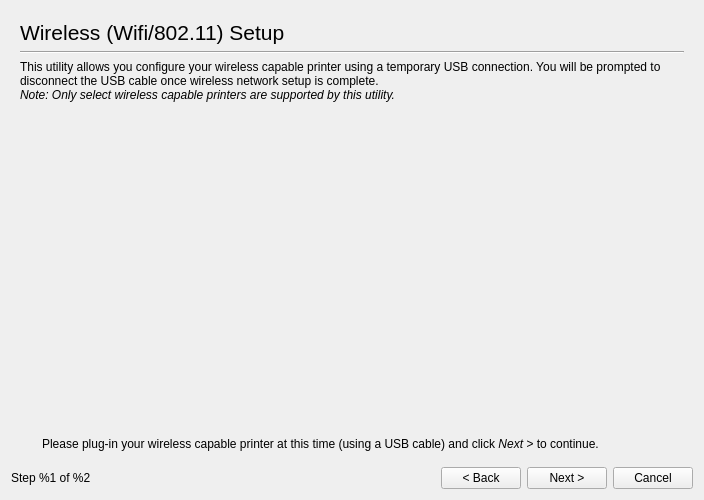
<?xml version="1.0" encoding="UTF-8"?>
<ui version="4.0">
 <class>Dialog</class>
 <widget class="QDialog" name="Dialog">
  <property name="windowModality">
   <enum>Qt::ApplicationModal</enum>
  </property>
  <property name="geometry">
   <rect>
    <x>0</x>
    <y>0</y>
    <width>700</width>
    <height>500</height>
   </rect>
  </property>
  <property name="windowTitle">
   <string>HP Device Manager - Wifi Setup</string>
  </property>
  <layout class="QGridLayout">
   <item row="0" column="0" colspan="5">
    <widget class="QStackedWidget" name="StackedWidget">
     <property name="frameShape">
      <enum>QFrame::NoFrame</enum>
     </property>
     <property name="currentIndex">
      <number>0</number>
     </property>
     <widget class="QWidget" name="DiscoveryPage">
      <layout class="QGridLayout">
       <item row="0" column="0" colspan="3">
        <widget class="QLabel" name="label">
         <property name="font">
          <font>
           <pointsize>16</pointsize>
          </font>
         </property>
         <property name="text">
          <string>Wireless (Wifi/802.11) Setup</string>
         </property>
        </widget>
       </item>
       <item row="1" column="0" colspan="3">
        <widget class="Line" name="line">
         <property name="orientation">
          <enum>Qt::Horizontal</enum>
         </property>
        </widget>
       </item>
       <item row="2" column="0" colspan="3">
        <widget class="QLabel" name="MainTitleLabel">
         <property name="text">
          <string>&lt;html&gt;&lt;head&gt;&lt;meta name=&quot;qrichtext&quot; content=&quot;1&quot; /&gt;&lt;style type=&quot;text/css&quot;&gt;
p, li { white-space: pre-wrap; }
&lt;/style&gt;&lt;/head&gt;&lt;body style=&quot; font-family:'Sans Serif'; font-size:9pt; font-weight:400; font-style:normal;&quot;&gt;
&lt;p style=&quot; margin-top:0px; margin-bottom:0px; margin-left:0px; margin-right:0px; -qt-block-indent:0; text-indent:0px;&quot;&gt;This utility allows you configure your wireless capable printer using a temporary USB connection. You will be prompted to disconnect the USB cable once wireless network setup is complete.&lt;/p&gt;
&lt;p style=&quot; margin-top:0px; margin-bottom:0px; margin-left:0px; margin-right:0px; -qt-block-indent:0; text-indent:0px;&quot;&gt;&lt;span style=&quot; font-style:italic;&quot;&gt;Note: Only select wireless capable printers are supported by this utility.&lt;/span&gt;&lt;/p&gt;&lt;/body&gt;&lt;/html&gt;</string>
         </property>
         <property name="wordWrap">
          <bool>true</bool>
         </property>
        </widget>
       </item>
       <item row="3" column="1">
        <spacer>
         <property name="orientation">
          <enum>Qt::Vertical</enum>
         </property>
         <property name="sizeHint" stdset="0">
          <size>
           <width>20</width>
           <height>40</height>
          </size>
         </property>
        </spacer>
       </item>
       <item row="4" column="0">
        <spacer>
         <property name="orientation">
          <enum>Qt::Horizontal</enum>
         </property>
         <property name="sizeHint" stdset="0">
          <size>
           <width>40</width>
           <height>20</height>
          </size>
         </property>
        </spacer>
       </item>
       <item row="4" column="1">
        <widget class="QLabel" name="Picture">
         <property name="sizePolicy">
          <sizepolicy hsizetype="Fixed" vsizetype="Fixed">
           <horstretch>0</horstretch>
           <verstretch>0</verstretch>
          </sizepolicy>
         </property>
         <property name="minimumSize">
          <size>
           <width>396</width>
           <height>128</height>
          </size>
         </property>
         <property name="maximumSize">
          <size>
           <width>396</width>
           <height>128</height>
          </size>
         </property>
         <property name="text">
          <string/>
         </property>
        </widget>
       </item>
       <item row="4" column="2">
        <spacer>
         <property name="orientation">
          <enum>Qt::Horizontal</enum>
         </property>
         <property name="sizeHint" stdset="0">
          <size>
           <width>40</width>
           <height>20</height>
          </size>
         </property>
        </spacer>
       </item>
       <item row="5" column="0" colspan="3">
        <spacer>
         <property name="orientation">
          <enum>Qt::Vertical</enum>
         </property>
         <property name="sizeHint" stdset="0">
          <size>
           <width>664</width>
           <height>61</height>
          </size>
         </property>
        </spacer>
       </item>
       <item row="6" column="0" colspan="3">
        <layout class="QHBoxLayout">
         <item>
          <widget class="QLabel" name="InfoIcon">
           <property name="sizePolicy">
            <sizepolicy hsizetype="Fixed" vsizetype="Fixed">
             <horstretch>0</horstretch>
             <verstretch>0</verstretch>
            </sizepolicy>
           </property>
           <property name="minimumSize">
            <size>
             <width>16</width>
             <height>16</height>
            </size>
           </property>
           <property name="maximumSize">
            <size>
             <width>16</width>
             <height>16</height>
            </size>
           </property>
           <property name="text">
            <string/>
           </property>
          </widget>
         </item>
         <item>
          <widget class="QLabel" name="label_14">
           <property name="text">
            <string>&lt;html&gt;&lt;head&gt;&lt;meta name=&quot;qrichtext&quot; content=&quot;1&quot; /&gt;&lt;style type=&quot;text/css&quot;&gt;
p, li { white-space: pre-wrap; }
&lt;/style&gt;&lt;/head&gt;&lt;body style=&quot; font-family:'Sans Serif'; font-size:9pt; font-weight:400; font-style:normal;&quot;&gt;
&lt;p style=&quot; margin-top:0px; margin-bottom:0px; margin-left:0px; margin-right:0px; -qt-block-indent:0; text-indent:0px;&quot;&gt;Please plug-in your wireless capable printer at this time (using a USB cable) and click&lt;span style=&quot; font-style:italic;&quot;&gt; Next &amp;gt;&lt;/span&gt; to continue.&lt;/p&gt;&lt;/body&gt;&lt;/html&gt;</string>
           </property>
           <property name="wordWrap">
            <bool>true</bool>
           </property>
          </widget>
         </item>
        </layout>
       </item>
      </layout>
     </widget>
     <widget class="QWidget" name="page_2">
      <layout class="QGridLayout">
       <item row="0" column="0" colspan="2">
        <widget class="QLabel" name="label_4">
         <property name="font">
          <font>
           <pointsize>16</pointsize>
          </font>
         </property>
         <property name="text">
          <string>Select From Discovered Wireless Capable Devices</string>
         </property>
        </widget>
       </item>
       <item row="1" column="0" colspan="3">
        <widget class="Line" name="line_2">
         <property name="orientation">
          <enum>Qt::Horizontal</enum>
         </property>
        </widget>
       </item>
       <item row="2" column="0" colspan="3">
        <widget class="QTableWidget" name="DevicesTableWidget">
         <property name="alternatingRowColors">
          <bool>true</bool>
         </property>
         <property name="selectionMode">
          <enum>QAbstractItemView::SingleSelection</enum>
         </property>
         <property name="selectionBehavior">
          <enum>QAbstractItemView::SelectRows</enum>
         </property>
         <property name="sortingEnabled">
          <bool>false</bool>
         </property>
        </widget>
       </item>
       <item row="3" column="0">
        <layout class="QHBoxLayout">
         <item>
          <widget class="QLabel" name="DevicesFoundIcon">
           <property name="sizePolicy">
            <sizepolicy hsizetype="Fixed" vsizetype="Fixed">
             <horstretch>0</horstretch>
             <verstretch>0</verstretch>
            </sizepolicy>
           </property>
           <property name="minimumSize">
            <size>
             <width>16</width>
             <height>16</height>
            </size>
           </property>
           <property name="maximumSize">
            <size>
             <width>16</width>
             <height>16</height>
            </size>
           </property>
           <property name="frameShape">
            <enum>QFrame::NoFrame</enum>
           </property>
           <property name="text">
            <string/>
           </property>
          </widget>
         </item>
         <item>
          <widget class="QLabel" name="DevicesFoundLabel">
           <property name="sizePolicy">
            <sizepolicy hsizetype="Expanding" vsizetype="Preferred">
             <horstretch>0</horstretch>
             <verstretch>0</verstretch>
            </sizepolicy>
           </property>
           <property name="text">
            <string>Found 0 wireless capable devices on the USB bus.</string>
           </property>
           <property name="wordWrap">
            <bool>true</bool>
           </property>
          </widget>
         </item>
        </layout>
       </item>
       <item row="3" column="1">
        <spacer>
         <property name="orientation">
          <enum>Qt::Horizontal</enum>
         </property>
         <property name="sizeType">
          <enum>QSizePolicy::Preferred</enum>
         </property>
         <property name="sizeHint" stdset="0">
          <size>
           <width>21</width>
           <height>28</height>
          </size>
         </property>
        </spacer>
       </item>
       <item row="3" column="2">
        <widget class="QPushButton" name="RefreshButton">
         <property name="text">
          <string>Refresh</string>
         </property>
        </widget>
       </item>
      </layout>
     </widget>
     <widget class="QWidget" name="page_3">
      <layout class="QGridLayout">
       <item row="0" column="0">
        <widget class="QLabel" name="label_5">
         <property name="font">
          <font>
           <pointsize>16</pointsize>
          </font>
         </property>
         <property name="text">
          <string>Find and Select a Wireless Network</string>
         </property>
        </widget>
       </item>
       <item row="1" column="0">
        <widget class="Line" name="line_3">
         <property name="orientation">
          <enum>Qt::Horizontal</enum>
         </property>
        </widget>
       </item>
       <item row="2" column="0">
        <widget class="QGroupBox" name="groupBox_3">
         <property name="title">
          <string>Find Wireless Network</string>
         </property>
         <layout class="QGridLayout">
          <item row="0" column="0" colspan="3">
           <widget class="QRadioButton" name="UndirectedRadioButton">
            <property name="text">
             <string>Search for wireless networks automatically</string>
            </property>
            <property name="checked">
             <bool>true</bool>
            </property>
           </widget>
          </item>
          <item row="1" column="0" colspan="2">
           <widget class="QRadioButton" name="DirectedRadioButton">
            <property name="text">
             <string>Enter the name (SSID) of a known wireless network:</string>
            </property>
           </widget>
          </item>
          <item row="1" column="2">
           <widget class="QLineEdit" name="SSIDLineEdit">
            <property name="enabled">
             <bool>false</bool>
            </property>
           </widget>
          </item>
          <item row="2" column="0">
           <widget class="QPushButton" name="SearchPushButton">
            <property name="sizePolicy">
             <sizepolicy hsizetype="Maximum" vsizetype="Fixed">
              <horstretch>0</horstretch>
              <verstretch>0</verstretch>
             </sizepolicy>
            </property>
            <property name="text">
             <string>Search</string>
            </property>
           </widget>
          </item>
          <item row="2" column="1" colspan="2">
           <spacer>
            <property name="orientation">
             <enum>Qt::Horizontal</enum>
            </property>
            <property name="sizeHint" stdset="0">
             <size>
              <width>521</width>
              <height>20</height>
             </size>
            </property>
           </spacer>
          </item>
         </layout>
        </widget>
       </item>
       <item row="3" column="0">
        <widget class="QGroupBox" name="SelectSSIDGroupBox">
         <property name="title">
          <string>Wireless Networks</string>
         </property>
         <property name="checkable">
          <bool>false</bool>
         </property>
         <layout class="QGridLayout">
          <item row="0" column="0" colspan="2">
           <spacer>
            <property name="orientation">
             <enum>Qt::Horizontal</enum>
            </property>
            <property name="sizeHint" stdset="0">
             <size>
              <width>421</width>
              <height>20</height>
             </size>
            </property>
           </spacer>
          </item>
          <item row="0" column="2">
           <widget class="QCheckBox" name="ShowExtendedCheckBox">
            <property name="sizePolicy">
             <sizepolicy hsizetype="Maximum" vsizetype="Fixed">
              <horstretch>0</horstretch>
              <verstretch>0</verstretch>
             </sizepolicy>
            </property>
            <property name="text">
             <string>Show extended information</string>
            </property>
           </widget>
          </item>
          <item row="1" column="0" colspan="3">
           <widget class="QTableWidget" name="NetworksTableWidget">
            <property name="alternatingRowColors">
             <bool>true</bool>
            </property>
            <property name="selectionMode">
             <enum>QAbstractItemView::SingleSelection</enum>
            </property>
            <property name="selectionBehavior">
             <enum>QAbstractItemView::SelectRows</enum>
            </property>
            <property name="verticalScrollMode">
             <enum>QAbstractItemView::ScrollPerItem</enum>
            </property>
            <property name="horizontalScrollMode">
             <enum>QAbstractItemView::ScrollPerPixel</enum>
            </property>
           </widget>
          </item>
          <item row="2" column="0">
           <widget class="QLabel" name="NetworksFoundIcon">
            <property name="sizePolicy">
             <sizepolicy hsizetype="Fixed" vsizetype="Fixed">
              <horstretch>0</horstretch>
              <verstretch>0</verstretch>
             </sizepolicy>
            </property>
            <property name="minimumSize">
             <size>
              <width>16</width>
              <height>16</height>
             </size>
            </property>
            <property name="maximumSize">
             <size>
              <width>16</width>
              <height>16</height>
             </size>
            </property>
            <property name="frameShape">
             <enum>QFrame::NoFrame</enum>
            </property>
            <property name="text">
             <string/>
            </property>
           </widget>
          </item>
          <item row="2" column="1" colspan="2">
           <widget class="QLabel" name="NetworksFoundLabel">
            <property name="sizePolicy">
             <sizepolicy hsizetype="Expanding" vsizetype="Preferred">
              <horstretch>1</horstretch>
              <verstretch>0</verstretch>
             </sizepolicy>
            </property>
            <property name="text">
             <string>&lt;!DOCTYPE HTML PUBLIC &quot;-//W3C//DTD HTML 4.0//EN&quot; &quot;http://www.w3.org/TR/REC-html40/strict.dtd&quot;&gt;
&lt;html&gt;&lt;head&gt;&lt;meta name=&quot;qrichtext&quot; content=&quot;1&quot; /&gt;&lt;style type=&quot;text/css&quot;&gt;
p, li { white-space: pre-wrap; }
&lt;/style&gt;&lt;/head&gt;&lt;body style=&quot; font-family:'Sans'; font-size:10pt; font-weight:400; font-style:normal;&quot;&gt;
&lt;p style=&quot; margin-top:0px; margin-bottom:0px; margin-left:0px; margin-right:0px; -qt-block-indent:0; text-indent:0px;&quot;&gt;Found %1 wireless networks. Click &lt;span style=&quot; font-style:italic;&quot;&gt;Search&lt;/span&gt; to perform another search.&lt;/p&gt;&lt;/body&gt;&lt;/html&gt;</string>
            </property>
            <property name="wordWrap">
             <bool>true</bool>
            </property>
           </widget>
          </item>
         </layout>
        </widget>
       </item>
      </layout>
     </widget>
     <widget class="QWidget" name="page_5">
      <layout class="QGridLayout">
       <item row="0" column="0" colspan="2">
        <widget class="QLabel" name="label_15">
         <property name="font">
          <font>
           <pointsize>16</pointsize>
          </font>
         </property>
         <property name="text">
          <string>Configure Wireless</string>
         </property>
        </widget>
       </item>
       <item row="1" column="0" colspan="2">
        <widget class="Line" name="line_4">
         <property name="orientation">
          <enum>Qt::Horizontal</enum>
         </property>
        </widget>
       </item>
       <item row="2" column="0" colspan="2">
        <layout class="QHBoxLayout">
         <item>
          <widget class="QLabel" name="label_3">
           <property name="text">
            <string>&lt;!DOCTYPE HTML PUBLIC &quot;-//W3C//DTD HTML 4.0//EN&quot; &quot;http://www.w3.org/TR/REC-html40/strict.dtd&quot;&gt;
&lt;html&gt;&lt;head&gt;&lt;meta name=&quot;qrichtext&quot; content=&quot;1&quot; /&gt;&lt;style type=&quot;text/css&quot;&gt;
p, li { white-space: pre-wrap; }
&lt;/style&gt;&lt;/head&gt;&lt;body style=&quot; font-family:'Sans'; font-size:10pt; font-weight:400; font-style:normal;&quot;&gt;
&lt;p style=&quot; margin-top:0px; margin-bottom:0px; margin-left:0px; margin-right:0px; -qt-block-indent:0; text-indent:0px;&quot;&gt;&lt;span style=&quot; font-family:'Sans Serif';&quot;&gt;Wireless Network Name (SSID):&lt;/span&gt;&lt;/p&gt;&lt;/body&gt;&lt;/html&gt;</string>
           </property>
          </widget>
         </item>
         <item>
          <widget class="QLabel" name="SSIDLabel">
           <property name="sizePolicy">
            <sizepolicy hsizetype="Preferred" vsizetype="Preferred">
             <horstretch>1</horstretch>
             <verstretch>0</verstretch>
            </sizepolicy>
           </property>
           <property name="text">
            <string>&lt;!DOCTYPE HTML PUBLIC &quot;-//W3C//DTD HTML 4.0//EN&quot; &quot;http://www.w3.org/TR/REC-html40/strict.dtd&quot;&gt;
&lt;html&gt;&lt;head&gt;&lt;meta name=&quot;qrichtext&quot; content=&quot;1&quot; /&gt;&lt;style type=&quot;text/css&quot;&gt;
p, li { white-space: pre-wrap; }
&lt;/style&gt;&lt;/head&gt;&lt;body style=&quot; font-family:'Sans'; font-size:10pt; font-weight:400; font-style:normal;&quot;&gt;
&lt;p style=&quot; margin-top:0px; margin-bottom:0px; margin-left:0px; margin-right:0px; -qt-block-indent:0; text-indent:0px;&quot;&gt;&lt;span style=&quot; font-family:'Sans Serif';&quot;&gt;(unknown)&lt;/span&gt;&lt;/p&gt;&lt;/body&gt;&lt;/html&gt;</string>
           </property>
          </widget>
         </item>
         <item>
          <widget class="QLabel" name="StrengthIcon">
           <property name="sizePolicy">
            <sizepolicy hsizetype="Fixed" vsizetype="Fixed">
             <horstretch>0</horstretch>
             <verstretch>0</verstretch>
            </sizepolicy>
           </property>
           <property name="minimumSize">
            <size>
             <width>34</width>
             <height>20</height>
            </size>
           </property>
           <property name="maximumSize">
            <size>
             <width>34</width>
             <height>20</height>
            </size>
           </property>
           <property name="text">
            <string/>
           </property>
          </widget>
         </item>
        </layout>
       </item>
       <item row="3" column="1">
        <spacer>
         <property name="orientation">
          <enum>Qt::Vertical</enum>
         </property>
         <property name="sizeHint" stdset="0">
          <size>
           <width>20</width>
           <height>40</height>
          </size>
         </property>
        </spacer>
       </item>
       <item row="4" column="0" colspan="2">
        <widget class="QGroupBox" name="groupBox">
         <property name="title">
          <string>Wireless Security Type</string>
         </property>
         <layout class="QGridLayout">
          <item row="0" column="0">
           <widget class="ReadOnlyRadioButton" name="WEPRadioButton">
            <property name="text">
             <string>WEP (Wired Equivalent Privacy)</string>
            </property>
           </widget>
          </item>
          <item row="1" column="0">
           <widget class="ReadOnlyRadioButton" name="WPARadioButton">
            <property name="text">
             <string>WPA (Wi-Fi Protected Access)</string>
            </property>
           </widget>
          </item>
         </layout>
        </widget>
       </item>
       <item row="5" column="0" colspan="2">
        <widget class="QGroupBox" name="groupBox_2">
         <property name="title">
          <string>Wireless Security Key</string>
         </property>
         <layout class="QGridLayout">
          <item row="0" column="0">
           <widget class="QLabel" name="label_6">
            <property name="text">
             <string>Key:</string>
            </property>
           </widget>
          </item>
          <item row="0" column="1">
           <widget class="QLineEdit" name="KeyLineEdit">
            <property name="sizePolicy">
             <sizepolicy hsizetype="Expanding" vsizetype="Fixed">
              <horstretch>0</horstretch>
              <verstretch>0</verstretch>
             </sizepolicy>
            </property>
           </widget>
          </item>
          <item row="0" column="2">
           <widget class="QLabel" name="KeysIcon">
            <property name="sizePolicy">
             <sizepolicy hsizetype="Fixed" vsizetype="Fixed">
              <horstretch>0</horstretch>
              <verstretch>0</verstretch>
             </sizepolicy>
            </property>
            <property name="minimumSize">
             <size>
              <width>32</width>
              <height>32</height>
             </size>
            </property>
            <property name="maximumSize">
             <size>
              <width>32</width>
              <height>32</height>
             </size>
            </property>
            <property name="frameShape">
             <enum>QFrame::NoFrame</enum>
            </property>
            <property name="text">
             <string/>
            </property>
           </widget>
          </item>
          <item row="1" column="1" colspan="2">
           <widget class="QCheckBox" name="ShowKeyCheckBox">
            <property name="text">
             <string>Show key</string>
            </property>
           </widget>
          </item>
         </layout>
        </widget>
       </item>
       <item row="6" column="1">
        <spacer>
         <property name="orientation">
          <enum>Qt::Vertical</enum>
         </property>
         <property name="sizeHint" stdset="0">
          <size>
           <width>638</width>
           <height>81</height>
          </size>
         </property>
        </spacer>
       </item>
       <item row="7" column="0">
        <widget class="QLabel" name="ConfigureIcon">
         <property name="sizePolicy">
          <sizepolicy hsizetype="Fixed" vsizetype="Fixed">
           <horstretch>0</horstretch>
           <verstretch>0</verstretch>
          </sizepolicy>
         </property>
         <property name="minimumSize">
          <size>
           <width>16</width>
           <height>16</height>
          </size>
         </property>
         <property name="maximumSize">
          <size>
           <width>16</width>
           <height>16</height>
          </size>
         </property>
         <property name="text">
          <string/>
         </property>
        </widget>
       </item>
       <item row="7" column="1">
        <widget class="QLabel" name="label_7">
         <property name="text">
          <string>&lt;!DOCTYPE HTML PUBLIC &quot;-//W3C//DTD HTML 4.0//EN&quot; &quot;http://www.w3.org/TR/REC-html40/strict.dtd&quot;&gt;
&lt;html&gt;&lt;head&gt;&lt;meta name=&quot;qrichtext&quot; content=&quot;1&quot; /&gt;&lt;style type=&quot;text/css&quot;&gt;
p, li { white-space: pre-wrap; }
&lt;/style&gt;&lt;/head&gt;&lt;body style=&quot; font-family:'Sans'; font-size:10pt; font-weight:400; font-style:normal;&quot;&gt;
&lt;p style=&quot; margin-top:0px; margin-bottom:0px; margin-left:0px; margin-right:0px; -qt-block-indent:0; text-indent:0px;&quot;&gt;&lt;span style=&quot; font-family:'Sans Serif'; font-size:9pt;&quot;&gt;Enter the security key for the network, and click &lt;/span&gt;&lt;span style=&quot; font-family:'Sans Serif'; font-size:9pt; font-style:italic;&quot;&gt;Connect&lt;/span&gt;&lt;span style=&quot; font-family:'Sans Serif'; font-size:9pt;&quot;&gt; to continue.&lt;/span&gt;&lt;/p&gt;&lt;/body&gt;&lt;/html&gt;</string>
         </property>
        </widget>
       </item>
      </layout>
     </widget>
     <widget class="QWidget" name="page">
      <layout class="QGridLayout">
       <item row="0" column="0">
        <widget class="QLabel" name="label_16">
         <property name="font">
          <font>
           <pointsize>16</pointsize>
          </font>
         </property>
         <property name="text">
          <string>Wireless Configuration Results</string>
         </property>
        </widget>
       </item>
       <item row="1" column="0">
        <widget class="Line" name="line_5">
         <property name="orientation">
          <enum>Qt::Horizontal</enum>
         </property>
        </widget>
       </item>
       <item row="2" column="0">
        <widget class="QGroupBox" name="groupBox_4">
         <property name="title">
          <string>Wireless Configuration</string>
         </property>
         <layout class="QGridLayout">
          <item row="0" column="0">
           <widget class="QLabel" name="label_8">
            <property name="text">
             <string>&lt;!DOCTYPE HTML PUBLIC &quot;-//W3C//DTD HTML 4.0//EN&quot; &quot;http://www.w3.org/TR/REC-html40/strict.dtd&quot;&gt;
&lt;html&gt;&lt;head&gt;&lt;meta name=&quot;qrichtext&quot; content=&quot;1&quot; /&gt;&lt;style type=&quot;text/css&quot;&gt;
p, li { white-space: pre-wrap; }
&lt;/style&gt;&lt;/head&gt;&lt;body style=&quot; font-family:'Sans'; font-size:10pt; font-weight:400; font-style:normal;&quot;&gt;
&lt;p style=&quot; margin-top:0px; margin-bottom:0px; margin-left:0px; margin-right:0px; -qt-block-indent:0; text-indent:0px;&quot;&gt;&lt;span style=&quot; font-family:'Sans Serif'; font-size:9pt;&quot;&gt;Network:&lt;/span&gt;&lt;/p&gt;&lt;/body&gt;&lt;/html&gt;</string>
            </property>
           </widget>
          </item>
          <item row="0" column="1">
           <widget class="QLabel" name="SSIDLabel_2">
            <property name="sizePolicy">
             <sizepolicy hsizetype="Preferred" vsizetype="Preferred">
              <horstretch>1</horstretch>
              <verstretch>0</verstretch>
             </sizepolicy>
            </property>
            <property name="text">
             <string>TextLabel</string>
            </property>
           </widget>
          </item>
          <item row="0" column="2">
           <layout class="QHBoxLayout">
            <item>
             <widget class="QLabel" name="SignalStrengthIcon">
              <property name="sizePolicy">
               <sizepolicy hsizetype="Fixed" vsizetype="Fixed">
                <horstretch>0</horstretch>
                <verstretch>0</verstretch>
               </sizepolicy>
              </property>
              <property name="minimumSize">
               <size>
                <width>34</width>
                <height>20</height>
               </size>
              </property>
              <property name="maximumSize">
               <size>
                <width>34</width>
                <height>20</height>
               </size>
              </property>
              <property name="text">
               <string>(icon)</string>
              </property>
             </widget>
            </item>
            <item>
             <widget class="QLabel" name="SignalStrengthLabel">
              <property name="text">
               <string>0/5 (0dBm)</string>
              </property>
             </widget>
            </item>
           </layout>
          </item>
          <item row="1" column="0">
           <widget class="QLabel" name="label_9">
            <property name="text">
             <string>&lt;!DOCTYPE HTML PUBLIC &quot;-//W3C//DTD HTML 4.0//EN&quot; &quot;http://www.w3.org/TR/REC-html40/strict.dtd&quot;&gt;
&lt;html&gt;&lt;head&gt;&lt;meta name=&quot;qrichtext&quot; content=&quot;1&quot; /&gt;&lt;style type=&quot;text/css&quot;&gt;
p, li { white-space: pre-wrap; }
&lt;/style&gt;&lt;/head&gt;&lt;body style=&quot; font-family:'Sans'; font-size:10pt; font-weight:400; font-style:normal;&quot;&gt;
&lt;p style=&quot; margin-top:0px; margin-bottom:0px; margin-left:0px; margin-right:0px; -qt-block-indent:0; text-indent:0px;&quot;&gt;&lt;span style=&quot; font-family:'Sans Serif'; font-size:9pt;&quot;&gt;Address Mode:&lt;/span&gt;&lt;/p&gt;&lt;/body&gt;&lt;/html&gt;</string>
            </property>
           </widget>
          </item>
          <item row="1" column="1">
           <widget class="QLabel" name="AddressModeLabel">
            <property name="sizePolicy">
             <sizepolicy hsizetype="Preferred" vsizetype="Preferred">
              <horstretch>1</horstretch>
              <verstretch>0</verstretch>
             </sizepolicy>
            </property>
            <property name="text">
             <string>TextLabel</string>
            </property>
           </widget>
          </item>
          <item row="2" column="0">
           <widget class="QLabel" name="label_12">
            <property name="text">
             <string>&lt;!DOCTYPE HTML PUBLIC &quot;-//W3C//DTD HTML 4.0//EN&quot; &quot;http://www.w3.org/TR/REC-html40/strict.dtd&quot;&gt;
&lt;html&gt;&lt;head&gt;&lt;meta name=&quot;qrichtext&quot; content=&quot;1&quot; /&gt;&lt;style type=&quot;text/css&quot;&gt;
p, li { white-space: pre-wrap; }
&lt;/style&gt;&lt;/head&gt;&lt;body style=&quot; font-family:'Sans'; font-size:10pt; font-weight:400; font-style:normal;&quot;&gt;
&lt;p style=&quot; margin-top:0px; margin-bottom:0px; margin-left:0px; margin-right:0px; -qt-block-indent:0; text-indent:0px;&quot;&gt;&lt;span style=&quot; font-family:'Sans Serif'; font-size:9pt;&quot;&gt;Hostname:&lt;/span&gt;&lt;/p&gt;&lt;/body&gt;&lt;/html&gt;</string>
            </property>
           </widget>
          </item>
          <item row="2" column="1">
           <widget class="QLabel" name="HostnameLabel">
            <property name="sizePolicy">
             <sizepolicy hsizetype="Preferred" vsizetype="Preferred">
              <horstretch>1</horstretch>
              <verstretch>0</verstretch>
             </sizepolicy>
            </property>
            <property name="text">
             <string>TextLabel</string>
            </property>
           </widget>
          </item>
          <item row="3" column="0">
           <widget class="QLabel" name="label_10">
            <property name="text">
             <string>&lt;!DOCTYPE HTML PUBLIC &quot;-//W3C//DTD HTML 4.0//EN&quot; &quot;http://www.w3.org/TR/REC-html40/strict.dtd&quot;&gt;
&lt;html&gt;&lt;head&gt;&lt;meta name=&quot;qrichtext&quot; content=&quot;1&quot; /&gt;&lt;style type=&quot;text/css&quot;&gt;
p, li { white-space: pre-wrap; }
&lt;/style&gt;&lt;/head&gt;&lt;body style=&quot; font-family:'Sans'; font-size:10pt; font-weight:400; font-style:normal;&quot;&gt;
&lt;p style=&quot; margin-top:0px; margin-bottom:0px; margin-left:0px; margin-right:0px; -qt-block-indent:0; text-indent:0px;&quot;&gt;&lt;span style=&quot; font-family:'Sans Serif'; font-size:9pt;&quot;&gt;IP Address:&lt;/span&gt;&lt;/p&gt;&lt;/body&gt;&lt;/html&gt;</string>
            </property>
           </widget>
          </item>
          <item row="3" column="1">
           <widget class="QLabel" name="IPAddressLabel">
            <property name="sizePolicy">
             <sizepolicy hsizetype="Preferred" vsizetype="Preferred">
              <horstretch>1</horstretch>
              <verstretch>0</verstretch>
             </sizepolicy>
            </property>
            <property name="text">
             <string>TextLabel</string>
            </property>
           </widget>
          </item>
          <item row="4" column="0">
           <widget class="QLabel" name="label_11">
            <property name="text">
             <string>&lt;!DOCTYPE HTML PUBLIC &quot;-//W3C//DTD HTML 4.0//EN&quot; &quot;http://www.w3.org/TR/REC-html40/strict.dtd&quot;&gt;
&lt;html&gt;&lt;head&gt;&lt;meta name=&quot;qrichtext&quot; content=&quot;1&quot; /&gt;&lt;style type=&quot;text/css&quot;&gt;
p, li { white-space: pre-wrap; }
&lt;/style&gt;&lt;/head&gt;&lt;body style=&quot; font-family:'Sans'; font-size:10pt; font-weight:400; font-style:normal;&quot;&gt;
&lt;p style=&quot; margin-top:0px; margin-bottom:0px; margin-left:0px; margin-right:0px; -qt-block-indent:0; text-indent:0px;&quot;&gt;&lt;span style=&quot; font-family:'Sans Serif'; font-size:9pt;&quot;&gt;Gateway Address:&lt;/span&gt;&lt;/p&gt;&lt;/body&gt;&lt;/html&gt;</string>
            </property>
           </widget>
          </item>
          <item row="4" column="1">
           <widget class="QLabel" name="GatewayLabel">
            <property name="sizePolicy">
             <sizepolicy hsizetype="Preferred" vsizetype="Preferred">
              <horstretch>1</horstretch>
              <verstretch>0</verstretch>
             </sizepolicy>
            </property>
            <property name="text">
             <string>TextLabel</string>
            </property>
           </widget>
          </item>
          <item row="5" column="0">
           <widget class="QLabel" name="label_13">
            <property name="text">
             <string>&lt;!DOCTYPE HTML PUBLIC &quot;-//W3C//DTD HTML 4.0//EN&quot; &quot;http://www.w3.org/TR/REC-html40/strict.dtd&quot;&gt;
&lt;html&gt;&lt;head&gt;&lt;meta name=&quot;qrichtext&quot; content=&quot;1&quot; /&gt;&lt;style type=&quot;text/css&quot;&gt;
p, li { white-space: pre-wrap; }
&lt;/style&gt;&lt;/head&gt;&lt;body style=&quot; font-family:'Sans'; font-size:10pt; font-weight:400; font-style:normal;&quot;&gt;
&lt;p style=&quot; margin-top:0px; margin-bottom:0px; margin-left:0px; margin-right:0px; -qt-block-indent:0; text-indent:0px;&quot;&gt;&lt;span style=&quot; font-family:'Sans Serif'; font-size:9pt;&quot;&gt;DNS Address:&lt;/span&gt;&lt;/p&gt;&lt;/body&gt;&lt;/html&gt;</string>
            </property>
           </widget>
          </item>
          <item row="5" column="1">
           <widget class="QLabel" name="DNSLabel">
            <property name="sizePolicy">
             <sizepolicy hsizetype="Preferred" vsizetype="Preferred">
              <horstretch>1</horstretch>
              <verstretch>0</verstretch>
             </sizepolicy>
            </property>
            <property name="text">
             <string>TextLabel</string>
            </property>
           </widget>
          </item>
         </layout>
        </widget>
       </item>
       <item row="3" column="0">
        <widget class="QGroupBox" name="groupBox_5">
         <property name="sizePolicy">
          <sizepolicy hsizetype="Preferred" vsizetype="Preferred">
           <horstretch>0</horstretch>
           <verstretch>1</verstretch>
          </sizepolicy>
         </property>
         <property name="title">
          <string>Messages</string>
         </property>
         <layout class="QGridLayout">
          <item row="0" column="0">
           <widget class="QLabel" name="ExitIcon">
            <property name="sizePolicy">
             <sizepolicy hsizetype="Fixed" vsizetype="Fixed">
              <horstretch>0</horstretch>
              <verstretch>0</verstretch>
             </sizepolicy>
            </property>
            <property name="minimumSize">
             <size>
              <width>16</width>
              <height>16</height>
             </size>
            </property>
            <property name="maximumSize">
             <size>
              <width>16</width>
              <height>16</height>
             </size>
            </property>
            <property name="frameShape">
             <enum>QFrame::NoFrame</enum>
            </property>
            <property name="text">
             <string/>
            </property>
           </widget>
          </item>
          <item row="0" column="1" rowspan="2" colspan="2">
           <widget class="QLabel" name="ExitLabel">
            <property name="sizePolicy">
             <sizepolicy hsizetype="Expanding" vsizetype="Expanding">
              <horstretch>0</horstretch>
              <verstretch>0</verstretch>
             </sizepolicy>
            </property>
            <property name="frameShape">
             <enum>QFrame::NoFrame</enum>
            </property>
            <property name="text">
             <string>TextLabel</string>
            </property>
            <property name="alignment">
             <set>Qt::AlignLeading|Qt::AlignLeft|Qt::AlignTop</set>
            </property>
            <property name="wordWrap">
             <bool>true</bool>
            </property>
           </widget>
          </item>
          <item row="1" column="0">
           <spacer>
            <property name="orientation">
             <enum>Qt::Vertical</enum>
            </property>
            <property name="sizeHint" stdset="0">
             <size>
              <width>20</width>
              <height>40</height>
             </size>
            </property>
           </spacer>
          </item>
          <item row="2" column="0" colspan="2">
           <spacer>
            <property name="orientation">
             <enum>Qt::Horizontal</enum>
            </property>
            <property name="sizeHint" stdset="0">
             <size>
              <width>501</width>
              <height>20</height>
             </size>
            </property>
           </spacer>
          </item>
          <item row="2" column="2">
           <layout class="QHBoxLayout">
            <item>
             <widget class="QLabel" name="PageLabel2">
              <property name="text">
               <string>Message:</string>
              </property>
             </widget>
            </item>
            <item>
             <widget class="QSpinBox" name="PageSpinBox">
              <property name="minimum">
               <number>1</number>
              </property>
             </widget>
            </item>
            <item>
             <widget class="QLabel" name="PageLabel">
              <property name="text">
               <string>of XXX</string>
              </property>
             </widget>
            </item>
           </layout>
          </item>
         </layout>
        </widget>
       </item>
       <item row="4" column="0">
        <spacer>
         <property name="orientation">
          <enum>Qt::Vertical</enum>
         </property>
         <property name="sizeHint" stdset="0">
          <size>
           <width>664</width>
           <height>20</height>
          </size>
         </property>
        </spacer>
       </item>
      </layout>
     </widget>
    </widget>
   </item>
   <item row="1" column="0">
    <widget class="QLabel" name="StepText">
     <property name="text">
      <string>Step %1 of %2</string>
     </property>
    </widget>
   </item>
   <item row="1" column="1">
    <spacer>
     <property name="orientation">
      <enum>Qt::Horizontal</enum>
     </property>
     <property name="sizeHint" stdset="0">
      <size>
       <width>181</width>
       <height>20</height>
      </size>
     </property>
    </spacer>
   </item>
   <item row="1" column="2">
    <widget class="QPushButton" name="BackButton">
     <property name="text">
      <string>&lt; Back</string>
     </property>
    </widget>
   </item>
   <item row="1" column="3">
    <widget class="QPushButton" name="NextButton">
     <property name="text">
      <string>Next &gt;</string>
     </property>
    </widget>
   </item>
   <item row="1" column="4">
    <widget class="QPushButton" name="CancelButton">
     <property name="text">
      <string>Cancel</string>
     </property>
    </widget>
   </item>
  </layout>
 </widget>
 <customwidgets>
  <customwidget>
   <class>ReadOnlyRadioButton</class>
   <extends>QRadioButton</extends>
   <header>readonlyradiobutton.h</header>
  </customwidget>
 </customwidgets>
 <resources/>
 <connections/>
</ui>
